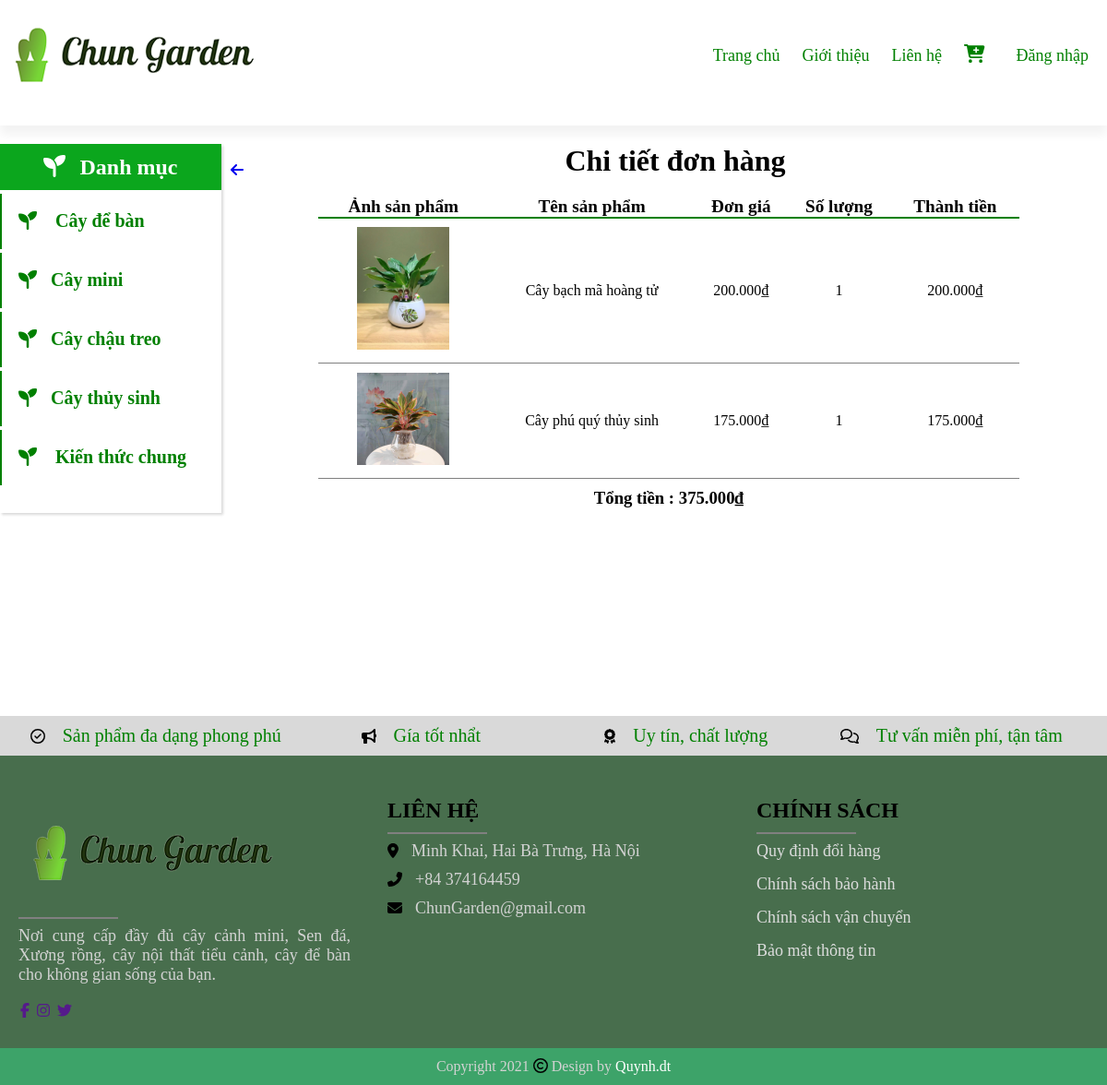
/customer/modules/invoice/detail.php?id=87, run on the app's committed database.
### tables this page shows
CREATE TABLE `invoice_detail` (
  `id_Invoice` int(11) NOT NULL,
  `id_Product` int(11) NOT NULL,
  `Quantity` int(11) NOT NULL,
  `Price` float NOT NULL
);

CREATE TABLE `product` (
  `id_Product` int(11) NOT NULL,
  `Name` varchar(50) NOT NULL,
  `Price` float NOT NULL,
  `image` varchar(255) NOT NULL,
  `Description` text NOT NULL,
  `Status` tinyint(1) NOT NULL,
  `id_Categorize` int(11) NOT NULL,
  `view` bigint(20) NOT NULL
);

CREATE TABLE `invoice` (
  `id_Invoice` int(11) NOT NULL,
  `id_cus` int(11) NOT NULL,
  `Receiver` varchar(50) NOT NULL,
  `Phone_Receiver` varchar(20) NOT NULL,
  `Recipient_Address` varchar(255) NOT NULL,
  `Create_at` timestamp NULL DEFAULT NULL,
  `Total_Payment` float NOT NULL,
  `Note` varchar(255) NOT NULL,
  `Status_Order` tinyint(1) NOT NULL,
  `id_Admin` int(11) DEFAULT NULL
);

### customer/modules/invoice/detail.php (the view, shortened to what this page needs)
<?php
$id=$_GET['id'];
$sql="SELECT invoice.*, invoice_detail.id_Product, invoice_detail.Quantity, invoice_detail.Price,Product.Name,Product.image FROM ((invoice INNER JOIN invoice_detail ON invoice_detail.id_Invoice = invoice.id_Invoice)
			INNER JOIN Product ON Product.Id_Product = invoice_detail.id_Product) WHERE invoice.id_Invoice='$id'";
$result=mysqli_query($conn,$sql);
?>
<?php
require_once ('layout/headerCus.php');
?>
<div class="invoice_detail">
	<div class="checkout">
		<a href='index.php?module=invoice&action=history'><i class="fas fa-arrow-left"></i></a>
	</div>
	<h1>Chi tiết đơn hàng</h1>
	<table >
		<tr>
			<th>Ảnh sản phẩm </th>
			<th>Tên sản phẩm</th>
			<th>Đơn giá</th>
			<th>Số lượng</th>
			<th>Thành tiền</th>
		</tr>
		<tr>
			<?php
				foreach ($result as $row) {
					echo "<tr>";
						$url=$row['image'];
						echo "<td>";
						echo "<img src='$url' width='100px'>";
						echo "</td>";
						echo "<td>".$row['Name']."</td>";
						echo "<td>".number_format($row['Price'],0,",",".")."₫</td>";
						echo "<td>".$row['Quantity']."</td>";
						echo "<td>".number_format($row['Price']*$row['Quantity'],0,",",".")."₫</td>";
					echo "</tr>";
				}
			?>
		</tr>
	</table>
	<div class="check_total">
		<h3>Tổng tiền : <?php echo number_format($row['Total_Payment'],0,",","." ) ?>₫</h2>
	</div>
</div>
<?php
require_once ('layout/footerCus.php');
?>

### customer/layout/style.css (style rules this page uses)
* { padding: 0; margin: auto; box-sizing:border-box; border-collapse: collapse; }
.checkout { margin-top: 20px; text-align: left; float: left; }
.invoice_detail table { width: 80%; }
.invoice_detail { width: 100%; margin-top: 20px; }
.invoice_detail table { margin-top: 20px; width: 80%; }
.invoice_detail table th { font-size: larger; border-bottom: 2px solid green; }
.invoice_detail table tr td { padding: 10px 0; border-bottom: 1px solid grey; }
.check_total h3 { margin-top: 10px; margin-bottom: 10px; }

### data on the page
invoice_detail: id_Product.image (picture), id_Product.Name "Cây bạch mã hoàng tử", Price "200.000", Quantity "1", $row['Price']*$row['Quantity'] "200.000"
invoice_detail: id_Product.image (picture), id_Product.Name "Cây phú quý thủy sinh", Price "175.000", Quantity "1", $row['Price']*$row['Quantity'] "175.000"
invoice: Total_Payment "375.000"
